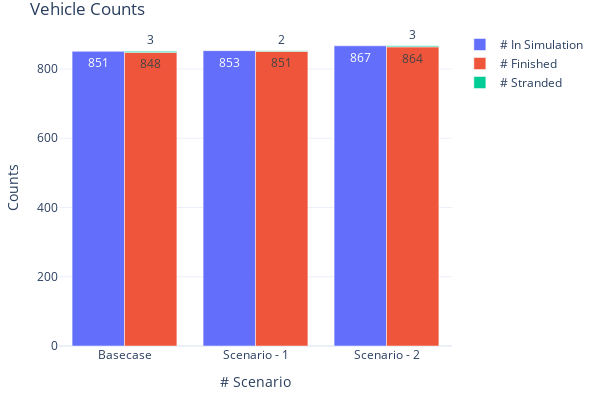

Source (notebook cell):
### Markdown cell above
#### 5.1 Vehicle Counts

### Code cell
fig = go.Figure(
    data=[
        go.Bar(
            name="# In Simulation",
            x=count_stats['analysis_id'],
            y=count_stats['sim_count'],
            offsetgroup=0,
            text=count_stats['sim_count'],
            textposition='auto',
        ),
        go.Bar(
            name="# Finished",
            x=count_stats['analysis_id'],
            y=count_stats['fin_count'],
            offsetgroup=1,
            text=count_stats['fin_count'],
            textposition='auto',
        ),
        go.Bar(
            name="# Stranded",
            x=count_stats['analysis_id'],
            y=count_stats['str_count'],
            offsetgroup=1,
            base=count_stats['fin_count'],
            text=count_stats['str_count'],
            textposition='auto',
        )
    ],
    layout=go.Layout(
        title="Vehicle Counts",
        yaxis_title="Counts", 
        xaxis_title="# Scenario", width=600, height=400
        
    )
)
fig.update_xaxes(type='category', tickvals=[0, 1, 2, 3], ticktext=['Basecase', 'Scenario - 1', 'Scenario - 2'])
# fig.update_yaxes(range=(0, 1300))
fig.update_layout(margin=dict(l=20, r=20, t=30, b=20), uniformtext_minsize=8, uniformtext_mode='hide', template='plotly_white')
fig.show()

### Figure 1 — Plotly figure (JSON) as saved in the notebook; plotly's stock layout.template omitted (floating-point values rounded to 4 significant figures)
{"data": [{"name": "# In Simulation", "offsetgroup": "0", "text": [851, 853, 867], "textposition": "auto", "type": "bar", "x": [344, 343, 342], "y": [851, 853, 867]}, {"name": "# Finished", "offsetgroup": "1", "text": [848, 851, 864], "textposition": "auto", "type": "bar", "x": [344, 343, 342], "y": [848, 851, 864]}, {"base": [848, 851, 864], "name": "# Stranded", "offsetgroup": "1", "text": [3, 2, 3], "textposition": "auto", "type": "bar", "x": [344, 343, 342], "y": [3, 2, 3]}], "layout": {"height": 400, "margin": {"b": 20, "l": 20, "r": 20, "t": 30}, "title": {"text": "Vehicle Counts"}, "uniformtext": {"minsize": 8, "mode": "hide"}, "width": 600, "xaxis": {"autorange": true, "range": [-0.5, 2.5], "ticktext": ["Basecase", "Scenario - 1", "Scenario - 2"], "tickvals": [0, 1, 2, 3], "title": {"text": "# Scenario"}, "type": "category"}, "yaxis": {"autorange": true, "range": [0, 912.6], "title": {"text": "Counts"}, "type": "linear"}}}
